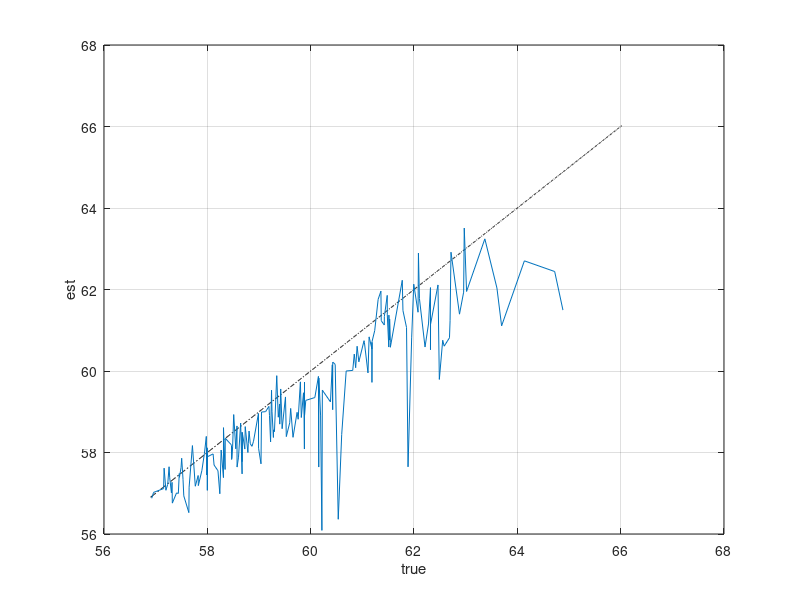

Write MATLAB code to recreate this figure.


##% mean_neighbor_x:
##x = [701.85 700.00 1 686.35 1.10
##1101.81 700.00 9 546.77 12.67
##1178.78 700.00 9 511.76 11.86
##1206.76 700.00 11 568.22 44.86
##1724.69 700.00 12 547.13 86.67
##1716.61 700.00 13 484.07 162.71
##1830.59 700.00 14 389.94 294.04
##1830.53 700.00 14 324.86 244.96
##1830.44 700.00 12 626.32 99.22
##1406.39 700.00 11 321.88 25.41
##1830.44 700.00 14 421.27 317.66
##1334.44 700.00 11 619.38 48.89
##1410.45 700.00 11 496.88 39.22
##1030.46 700.00 9 579.92 13.44
##940.47 700.00 7 638.95 5.43
##1109.46 700.00 8 652.94 8.91
##908.61 700.00 7 633.59 5.38
##909.62 700.00 7 646.60 5.49
##1140.64 700.00 10 523.11 21.76
##966.65 700.00 7 664.63 5.65
##1106.67 700.00 8 661.11 9.02
##1044.66 700.00 8 648.61 8.85
##1021.64 700.00 7 687.60 5.84
##1080.63 700.00 9 495.09 11.47
##1088.62 700.00 9 546.58 12.66
##1284.59 700.00 9 596.55 13.82
##742.67 700.00 3 684.67 1.53
##852.69 700.00 6 681.18 3.81
##1094.69 700.00 10 558.16 23.21
##841.71 700.00 7 614.69 5.22
##1020.69 700.00 9 585.67 13.57
##1182.66 700.00 11 326.65 25.79
##1204.67 700.00 10 551.16 22.92
##1157.67 700.00 9 647.15 14.99
##870.70 700.00 6 676.69 3.79
##833.77 700.00 5 693.25 2.70
##798.78 700.00 5 652.78 2.54
##1025.87 700.00 8 675.34 9.22
##870.85 700.00 6 669.35 3.75
##1097.82 700.00 9 638.78 14.80
##1142.78 700.00 10 573.25 23.84
##1329.77 700.00 11 670.70 52.95
##1462.72 700.00 12 652.68 103.39
##1458.70 700.00 13 413.66 139.04
##772.78 700.00 5 622.28 2.42
##737.79 700.00 3 678.79 1.51
##764.80 700.00 5 627.30 2.44
##774.80 700.00 5 638.30 2.49
##892.82 700.00 7 632.30 5.37
##980.82 700.00 8 616.29 8.41
##881.81 700.00 7 614.30 5.22
##813.80 700.00 6 617.80 3.46
##840.81 700.00 6 621.31 3.48
##726.83 700.00 3 666.34 1.49
##998.95 700.00 8 646.92 8.83
##978.94 700.00 8 551.43 7.52
##1006.91 700.00 8 643.40 8.78
##980.91 700.00 8 601.91 8.21
##716.96 700.00 2 684.95 1.26
##1190.95 700.00 11 541.41 42.74
##1613.94 700.00 12 590.35 93.52
##1014.91 700.00 8 685.89 9.36
##920.94 700.00 7 637.42 5.42
##943.93 700.00 7 651.91 5.54
##810.93 700.00 5 672.93 2.62
##902.95 700.00 7 587.43 4.99
##726.94 700.00 3 668.94 1.49
##710.97 700.00 1 686.97 1.10
##710.98 700.00 2 672.49 1.23
##903.00 700.00 7 578.48 4.92
##846.97 700.00 6 651.46 3.64
##1019.97 700.00 8 651.94 8.90
##1005.99 700.00 8 540.47 7.38
##1040.98 700.00 8 639.45 8.73
##858.99 700.00 6 649.48 3.63
##843.00 700.00 6 634.49 3.55
##907.00 700.00 7 617.98 5.25
##872.99 700.00 6 644.48 3.61
##827.98 700.00 6 643.97 3.60
##783.39 700.00 4 682.38 1.96
##831.41 700.00 6 599.90 3.36
##801.41 700.00 5 669.90 2.61
##894.41 700.00 7 568.39 4.83
##953.40 700.00 7 626.88 5.33
##981.40 700.00 8 563.37 7.69
##847.39 700.00 6 630.38 3.53
##759.38 700.00 4 660.39 1.89
##798.39 700.00 5 642.89 2.50
##855.40 700.00 6 656.39 3.67
##871.42 700.00 6 645.91 3.61
##911.56 700.00 7 601.04 5.11
##802.55 700.00 6 613.06 3.43
##1063.55 700.00 9 671.51 15.56
##1054.50 700.00 9 665.99 15.43
##1367.45 700.00 12 494.42 78.32
##1367.43 700.00 12 499.88 79.19
##1083.39 700.00 9 616.37 14.28
##751.40 700.00 4 660.91 1.89
##732.40 700.00 3 681.90 1.52
##820.50 700.00 5 646.51 2.52
##839.50 700.00 5 673.00 2.62
##1137.48 700.00 9 681.97 15.80
##1421.46 700.00 12 575.91 91.23
##795.50 700.00 6 664.98 3.72
##983.48 700.00 8 666.95 9.10
##1142.44 700.00 11 514.93 40.65
##1094.44 700.00 10 577.91 24.04
##1269.43 700.00 11 578.89 45.70
##1277.39 700.00 12 490.87 77.76
##1367.40 700.00 12 556.35 88.13
##1559.37 700.00 12 631.78 100.08
##958.36 700.00 8 616.36 8.41
##1283.36 700.00 11 597.32 47.15
##796.43 700.00 5 693.42 2.70
##1103.42 700.00 10 548.89 22.83
##743.46 700.00 3 681.46 1.52
##700.49 700.00 1 677.99 1.08
##774.50 700.00 5 640.00 2.49
##1067.51 700.00 9 630.97 14.62
##917.51 700.00 7 661.49 5.62
##854.51 700.00 6 646.50 3.62
##1367.45 700.00 12 527.40 83.55
##945.45 700.00 8 556.44 7.59
##1285.45 700.00 11 601.38 47.47
##1039.39 700.00 8 617.89 8.43
##802.43 700.00 5 654.42 2.55
##1107.40 700.00 9 603.39 13.98
##731.66 700.00 3 680.14 1.52
##791.66 700.00 5 658.65 2.57
##1143.62 700.00 10 636.60 26.48
##1575.59 700.00 13 523.03 175.80
##1477.55 700.00 13 488.48 164.19
##1335.48 700.00 12 508.95 80.63
##1019.48 700.00 9 598.47 13.87
##1111.50 700.00 9 628.96 14.57
##716.52 700.00 3 671.03 1.50
##1070.55 700.00 9 526.51 12.20
##727.50 700.00 3 680.00 1.52
##786.51 700.00 5 649.01 2.53
##743.52 700.00 3 685.53 1.53
##1062.52 700.00 9 632.98 14.67
##887.49 700.00 7 607.50 5.16
##1311.47 700.00 11 594.43 46.92
##1152.41 700.00 9 686.89 15.91
##881.41 700.00 7 596.41 5.07
##775.41 700.00 4 658.41 1.89
##815.40 700.00 5 656.91 2.56
##1023.40 700.00 8 663.37 9.05
##830.38 700.00 5 671.38 2.61
##877.37 700.00 6 668.36 3.74
##1463.35 700.00 11 656.78 51.85];

x = [1025.33 700.00 8 407.35 5.56
1192.32 700.00 9 627.78 14.54
804.60 700.00 4 689.07 1.98
794.57 700.00 4 683.59 1.96
1071.58 700.00 8 534.07 7.29
1362.48 700.00 11 495.48 39.11
1346.50 700.00 10 549.48 22.85
1754.45 700.00 13 401.91 135.09
1722.40 700.00 12 520.34 82.43
1514.40 700.00 11 570.35 45.02
1190.39 700.00 10 599.89 24.95
1153.38 700.00 9 644.89 14.94
986.43 700.00 6 672.90 3.76
877.44 700.00 5 662.44 2.58
778.52 700.00 3 666.52 1.49
920.51 700.00 7 594.49 5.05
1146.48 700.00 10 556.45 23.14
1271.41 700.00 11 629.40 49.69
916.48 700.00 7 664.97 5.65
1169.47 700.00 10 641.94 26.70
1226.45 700.00 11 582.91 46.02
1017.46 700.00 8 629.45 8.59
869.45 700.00 5 650.96 2.54
851.47 700.00 5 642.47 2.50
1105.46 700.00 8 644.95 8.80
746.49 700.00 4 644.98 1.85
792.52 700.00 6 634.03 3.55
720.55 700.00 2 682.55 1.25
914.55 700.00 7 574.55 4.88
816.75 700.00 7 496.25 4.22
701.72 700.00 1 682.72 1.09
762.72 700.00 3 659.22 1.47
784.72 700.00 5 618.70 2.41
848.74 700.00 5 624.72 2.43
871.71 700.00 6 643.71 3.60
825.71 700.00 5 633.71 2.47
753.73 700.00 3 643.23 1.44
858.71 700.00 6 640.20 3.58
734.71 700.00 3 630.21 1.41
826.67 700.00 5 677.67 2.64
741.66 700.00 3 648.66 1.45
744.63 700.00 3 647.65 1.44
704.65 700.00 1 694.15 1.11
848.59 700.00 7 601.09 5.11
863.53 700.00 4 698.55 2.00
972.52 700.00 6 665.52 3.72
855.53 700.00 7 606.01 5.15
778.52 700.00 4 630.01 1.81
1018.49 700.00 8 626.46 8.55
904.44 700.00 6 679.94 3.80
922.43 700.00 6 642.42 3.59
1050.42 700.00 8 655.40 8.94
933.43 700.00 6 656.40 3.67
1026.37 700.00 8 605.38 8.26
986.35 700.00 8 619.37 8.45
985.40 700.00 6 673.87 3.77
823.36 700.00 5 606.36 2.36
729.40 700.00 3 698.40 1.56
721.39 700.00 4 661.88 1.90
838.36 700.00 5 638.36 2.49
768.36 700.00 5 663.86 2.59
1146.30 700.00 10 555.30 23.10
1126.30 700.00 9 626.76 14.52
1170.28 700.00 9 663.25 15.37
1146.27 700.00 9 612.23 14.18
1162.23 700.00 10 627.20 26.09
1186.16 700.00 11 528.65 41.73
1056.15 700.00 9 586.13 13.58
947.15 700.00 6 633.64 3.55
819.17 700.00 4 696.66 2.00
746.16 700.00 3 685.16 1.53
986.14 700.00 8 512.61 7.00
839.14 700.00 5 639.62 2.49
1238.13 700.00 9 650.56 15.07
1139.08 700.00 9 633.57 14.68
1367.07 700.00 11 631.00 49.81
1306.00 700.00 11 570.97 45.07
1109.04 700.00 9 617.00 14.30
860.08 700.00 6 633.08 3.54
874.14 700.00 5 667.14 2.60
1342.07 700.00 11 492.06 38.84
1186.06 700.00 11 558.55 44.09
1328.03 700.00 12 501.00 79.37
1306.01 700.00 11 478.98 37.81
1102.02 700.00 9 603.49 13.98
1332.02 700.00 11 440.47 34.77
1609.95 700.00 13 461.91 155.26
1258.19 700.00 10 654.67 27.23
858.30 700.00 5 612.82 2.39
858.36 700.00 7 543.34 4.62
979.36 700.00 8 560.33 7.65
1270.33 700.00 10 604.78 25.15
1364.29 700.00 12 452.75 71.72
977.33 700.00 7 680.81 5.79
1127.26 700.00 9 623.27 14.44
1290.24 700.00 11 482.70 38.10
1393.24 700.00 11 529.66 41.81
1136.23 700.00 9 572.19 13.26
895.23 700.00 6 586.72 3.28
838.28 700.00 6 617.78 3.46
724.27 700.00 2 679.28 1.25
864.30 700.00 6 651.82 3.65
920.32 700.00 7 581.80 4.94
912.31 700.00 6 672.80 3.76
773.30 700.00 5 591.79 2.30
794.32 700.00 3 653.30 1.46
793.30 700.00 3 682.30 1.52
806.33 700.00 5 628.31 2.45
746.39 700.00 3 683.39 1.52
840.40 700.00 5 662.89 2.58
930.39 700.00 6 669.36 3.75
1022.36 700.00 8 562.83 7.68
1063.37 700.00 8 420.34 5.74
1146.31 700.00 7 679.79 5.78
1113.31 700.00 8 655.78 8.95
1242.30 700.00 10 390.75 16.25
1300.24 700.00 11 515.20 40.67
1274.22 700.00 11 553.66 43.71
1306.19 700.00 11 514.62 40.62
1406.16 700.00 10 640.07 26.62
1408.09 700.00 11 675.55 53.33
1045.10 700.00 8 585.59 7.99
794.25 700.00 5 652.71 2.54
789.22 700.00 4 690.21 1.98
911.17 700.00 6 690.18 3.86
970.19 700.00 6 678.66 3.80
794.18 700.00 5 659.68 2.57
890.16 700.00 7 622.64 5.29
933.13 700.00 8 582.13 7.94
749.14 700.00 4 663.13 1.90
762.28 700.00 5 549.27 2.14
870.26 700.00 5 668.24 2.60
733.26 700.00 3 648.76 1.45
896.24 700.00 6 679.23 3.80
734.24 700.00 2 694.73 1.28
778.28 700.00 4 648.27 1.86
846.29 700.00 5 657.77 2.56
935.41 700.00 8 607.41 8.29
730.45 700.00 3 676.94 1.51
956.41 700.00 8 574.91 7.85
1252.37 700.00 11 495.35 39.10
1415.36 700.00 10 641.30 26.67
1530.29 700.00 12 446.27 70.70
1178.29 700.00 10 583.26 24.26
1194.28 700.00 10 547.75 22.78
1194.25 700.00 9 623.73 14.45
1018.23 700.00 8 585.22 7.99
1474.19 700.00 12 570.63 90.40
927.20 700.00 8 630.67 8.61
989.17 700.00 8 588.16 8.03
1190.15 700.00 10 548.12 22.80
984.14 700.00 7 660.12 5.61
750.19 700.00 4 680.70 1.95
727.18 700.00 2 690.69 1.27
1018.17 700.00 7 535.18 4.55
1049.38 700.00 8 650.32 8.87
890.39 700.00 5 658.89 2.57
938.38 700.00 7 596.40 5.07
752.43 700.00 3 673.94 1.50
945.40 700.00 7 652.40 5.54
1178.39 700.00 9 670.87 15.54
1082.35 700.00 9 575.34 13.33
1009.34 700.00 8 592.84 8.09
1192.34 700.00 9 666.30 15.44
1228.28 700.00 10 607.75 25.28
1098.28 700.00 9 576.26 13.35
1050.27 700.00 7 629.26 5.35
837.30 700.00 6 619.79 3.47
858.31 700.00 7 590.79 5.02
813.35 700.00 5 618.33 2.41
917.42 700.00 7 626.38 5.32
826.42 700.00 4 659.42 1.89
823.44 700.00 6 649.93 3.64
880.42 700.00 6 625.41 3.50
842.39 700.00 6 674.38 3.77
954.38 700.00 6 658.87 3.69
961.42 700.00 6 632.39 3.54
794.39 700.00 6 603.90 3.38];

close all;

[~, idx] = sort(x(:,1));
x = x(idx,:);

%figure; plot(x);

y = x;

%y(:,2) = y(:,2) .* (y(:,5) .^ (1 / 6));
%figure; plot(y(:, 1:2)); grid on; hold on;


% amplification_compensation = amplification_mapping[min ( length_ampmap - 1, 1 + number_overloaded_samples )] * mean_neighbor / new_clip_level;

ampmap_const_step     = 0.049; % PD80R
clip_limit            = 700;
amplification_mapping = transpose(10 .^ ([0:ampmap_const_step:ampmap_const_step * 20] .^ 2));
amplification_compensation = amplification_mapping(2 + y(:, 3)) .* y(:, 4) ./ clip_limit;

figure; plot(20 * log10(700:2000), 20 * log10(700:2000), 'k-.');
xlabel('true'); ylabel('est'); grid on; hold on;
plot(20 * log10(y(:, 1)), 20 * log10(clip_limit * amplification_compensation));

%figure; plot(500:2000, 500:2000, 'k-.'); axis([500, 2000, 500, 2000]);
%xlabel('true'); ylabel('est'); grid on; hold on;
%plot(y(:, 1), clip_limit * amplification_compensation);

%figure; plot(y(:, 1)); grid on; hold on;
%plot(clip_limit * amplification_compensation, 'g')
%plot(y(:, 4), 'r')

%plot(amplification_compensation); grid on; hold on; plot(y(:, 5))
%plot(20 * log10(amplification_compensation)); grid on; hold on; plot(20 * log10(y(:, 5)))


%figure;plot(y(:,3))




